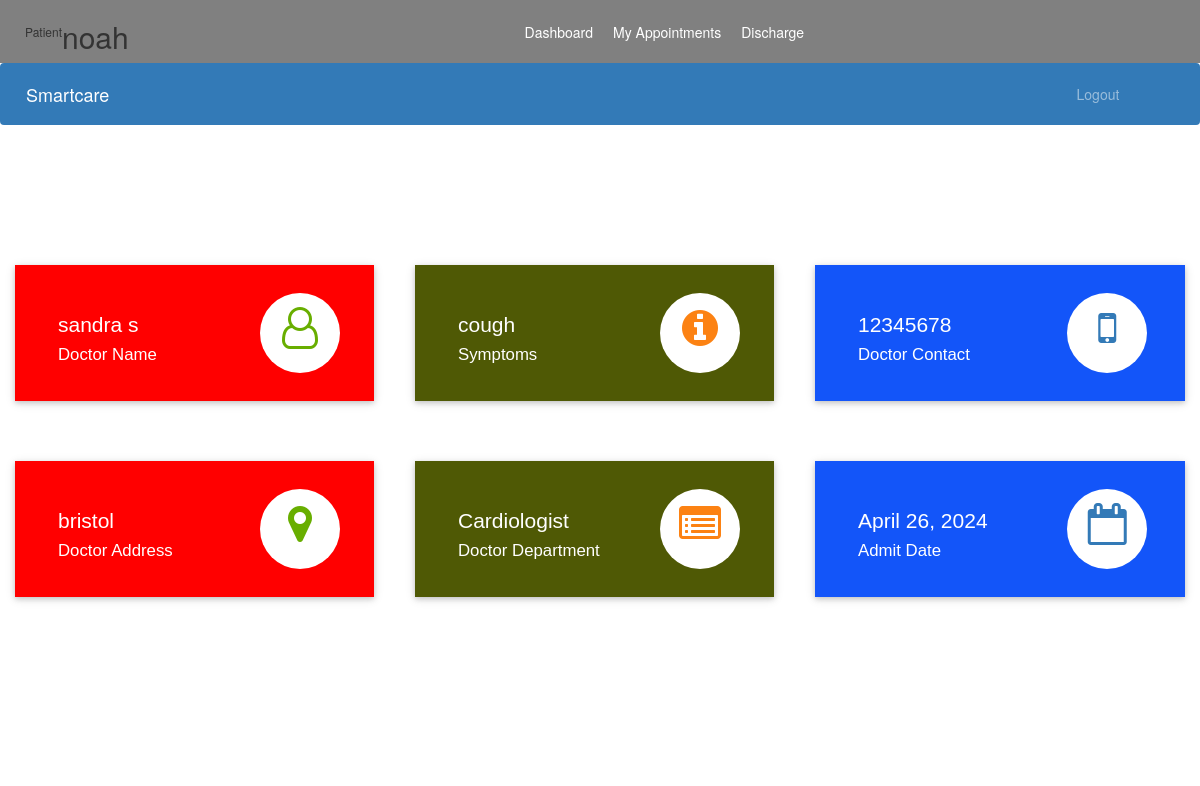
The page /patient-dashboard (signed in) on the database its author committed.
### accounts/models.py (models this page shows, shortened)
class Patient(models.Model):
    user=models.OneToOneField(User,on_delete=models.CASCADE)
    address = models.CharField(max_length=40)
    date_of_birth = models.DateField(null=True)
    mobile = models.CharField(max_length=20,null=False)
    symptoms = models.CharField(max_length=100,null=False)
    assignedDoctorId = models.PositiveIntegerField(null=True)
    assignedNurseId = models.PositiveIntegerField(null=True)
    admitDate=models.DateField(auto_now=True)
    status=models.BooleanField(default=False)

class Doctor(models.Model):
    user=models.OneToOneField(User,on_delete=models.CASCADE)
    address = models.CharField(max_length=40)
    mobile = models.CharField(max_length=20,null=True)
    department= models.CharField(max_length=50,choices=departments,default='Cardiologist')
    status=models.BooleanField(default=False)
    @property
    def get_name(self):
        return self.user.first_name+" "+self.user.last_name

### accounts/views.py (the view)
# urls.py: path('patient-dashboard', views.patient_dashboard_view, name='patient-dashboard'),
@login_required(login_url='patientlogin')
@user_passes_test(is_patient)
def patient_dashboard_view(request):
    patient=models.Patient.objects.get(user_id=request.user.id)
    doctor=models.Doctor.objects.get(user_id=patient.assignedDoctorId)
    mydict={
    'patient':patient,
    'doctorName':doctor.get_name,
    'doctorMobile':doctor.mobile,
    'doctorAddress':doctor.address,
    'symptoms':patient.symptoms,
    'doctorDepartment':doctor.department,
    'admitDate':patient.admitDate,
    }
    return render(request,'smartcare/patient_dashboard.html',context=mydict)

### accounts/views.py (called while the page is built)
def is_patient(user):
    return user.groups.filter(name='PATIENT').exists()

### templates/smartcare/patient_dashboard.html (shortened to what this page needs)
{% extends 'smartcare/patient_base.html' %}
{% load static %}
{% block content %}
<br><br><br><br>
<head>
    <link rel="stylesheet" href="https://maxcdn.bootstrapcdn.com/bootstrap/3.4.1/css/bootstrap.min.css">
  <link rel="stylesheet" href="https://cdnjs.cloudflare.com/ajax/libs/font-awesome/4.7.0/css/font-awesome.min.css">
</head>
<body>
    <div class="market-updates">
      <div class="col-md-4 market-update-gd">
        <div class="market-update-block clr-block-1">
          <div class="col-md-8 market-update-left">
            <h3>{{doctorName}}</h3>
            <h4>Doctor Name</h4>
          </div>
          <div class="col-md-4 market-update-right">
            <i class="fa fa-user-o"> </i>
          </div>
          <div class="clearfix"> </div>
        </div>
      </div>
      <div class="col-md-4 market-update-gd">
        <div class="market-update-block clr-block-2">
          <div class="col-md-8 market-update-left">
            <h3>{{symptoms}}</h3>
            <h4>Symptoms</h4>
          </div>
          <div class="col-md-4 market-update-right">
            <i class="fa fa-info-circle"></i>
          </div>
          <div class="clearfix"> </div>
        </div>
      </div>
      <div class="col-md-4 market-update-gd">
        <div class="market-update-block clr-block-3">
          <div class="col-md-8 market-update-left">
            <h3>{{doctorMobile}}</h3>
            <h4>Doctor Contact</h4>
          </div>
          <div class="col-md-4 market-update-right">
            <i class="fa fa-mobile" aria-hidden="true"></i>
          </div>
          <div class="clearfix"> </div>
        </div>
      </div>
    </div>
    <br><br><br>
    <div class="market-updates">
      <div class="col-md-4 market-update-gd">
        <div class="market-update-block clr-block-1">
          <div class="col-md-8 market-update-left">
            <h3>{{doctorAddress}}</h3>
            <h4>Doctor Address</h4>
          </div>
          <div class="col-md-4 market-update-right">
            <i class="fa fa-map-marker"> </i>
          </div>
          <div class="clearfix"> </div>
        </div>
      </div>
      <div class="col-md-4 market-update-gd">
        <div class="market-update-block clr-block-2">
          <div class="col-md-8 market-update-left">
            <h3>{{doctorDepartment}}</h3>
            <h4>Doctor Department</h4>
          </div>
          <div class="col-md-4 market-update-right">
            <i class="fa fa-list-alt"></i>
          </div>
          <div class="clearfix"> </div>
        </div>
      </div>
      <div class="col-md-4 market-update-gd">
        <div class="market-update-block clr-block-3">
          <div class="col-md-8 market-update-left">
            <h3>{{admitDate}}</h3>
            <h4>Admit Date</h4>
          </div>
          <div class="col-md-4 market-update-right">
            <i class="fa fa-calendar-o" aria-hidden="true"></i>
          </div>
          <div class="clearfix"> </div>
        </div>
      </div>
    </div>
  </body>
{% endblock content %}

### templates/smartcare/patient_base.html (shortened to what this page needs)
<!DOCTYPE html>
{% load static %}
<html lang="en">
<head>
  <link rel="stylesheet" href="https://stackpath.bootstrapcdn.com/bootstrap/4.3.1/css/bootstrap.min.css">
  <link rel="stylesheet" href="https://maxcdn.bootstrapcdn.com/font-awesome/4.7.0/css/font-awesome.min.css">
</head>
<body>
  <nav class="menu" tabindex="0">
    <header class="avatar">
      <br><br>
      <h6>Patient</h6>
      <h2>{{request.user.first_name}}</h2>
    </header>
    <ul>
      <li tabindex="0" class="icon-dashboard"> <a style="color:white; text-decoration:none;" href="/patient-dashboard"><span>Dashboard</span></a> </li>
      <li tabindex="0" class="icon-calendar"> <a style="color:white; text-decoration:none;" href="/patient-appointment"><span>My Appointments</span></a></li>
      <li tabindex="0" class="icon-users"> <a style="color:white; text-decoration:none;" href="/patient-discharge"><span>Discharge</span></a></li>
    </ul>
  </nav>
  <main>
    <div class="bs-example">
      <nav class="navbar navbar-expand-md  navbar-dark fixed-top" style="background:#337AB7;">
        <a href="/doctor-dashboard" class="navbar-brand">Smartcare</a>
        <div class="collapse navbar-collapse justify-content-between" id="navbarCollapse">
          <div class="navbar-nav" style=" margin-left: 90%;">
            <a href="/logout" class="nav-item nav-link">Logout</a>
          </div>
        </div>
      </nav>
    </div>
    <br><br>
    {% block content %}
    {% endblock content %}
    <br><br><br><br><br><br><br>
    <footer>
      <br>
      <div class="container">
        <div class="row">
          <div class="col-md-12 col-sm-12">
          </div>
        </div>
      </div>
    </footer>
  </main>
</body>
</html>

### templates/smartcare/patient_base.html (style rules this page uses)
a:link { text-decoration: none; }
a { color: white; }
main { position: relative; height: 100vh; }
.navbar { position: relative; }
.menu { top: 100%; left: 0; background: grey; outline: none; display: flex; flex-direction: row; }
.menu ul { list-style: none; padding: 0; margin: auto; display: flex; align-items: center; }
.menu ul li { padding: 10px; }
.menu ul li a { color: white; text-decoration: none; }
.avatar { margin: 0px 0px 0px 25px; display: flex; align-items: center; }

### templates/smartcare/patient_dashboard.html (style rules this page uses)
.market-update-block { padding: 2em 2em; background: #999; }
.market-update-block h3 { color: #fff; font-size: 1.5em; font-family: 'Carrois Gothic', sans-serif; }
.market-update-block h4 { font-size: 1.2em; color: #fff; margin: 0.3em 0em; font-family: 'Carrois Gothic', sans-serif; }
.market-update-block.clr-block-1 { background: #ff0000; margin-right: 0.8em; box-shadow: 0 2px 5px 0 rgba(0, 0, 0, 0.16), 0 2px 10px 0 rgba(0, 0, 0, 0.12); transition: 0.5s all; -webkit-transition: 0.5s all; -moz-transition: 0.5s all; -o-transition: 0.5s all; }
.market-update-block.clr-block-2 { background: #4f5905; margin-right: 0.8em; box-shadow: 0 2px 5px 0 rgba(0, 0, 0, 0.16), 0 2px 10px 0 rgba(0, 0, 0, 0.12); transition: 0.5s all; -webkit-transition: 0.5s all; -moz-transition: 0.5s all; -o-transition: 0.5s all; }
.market-update-block.clr-block-3 { background: #1355f9; box-shadow: 0 2px 5px 0 rgba(0, 0, 0, 0.16), 0 2px 10px 0 rgba(0, 0, 0, 0.12); transition: 0.5s all; -webkit-transition: 0.5s all; -moz-transition: 0.5s all; -o-transition: 0.5s all; }
.market-update-right i.fa.fa-user-o, i.fa.fa-map-marker { font-size: 3em; color: #68AE00; width: 80px; height: 80px; background: #fff; text-align: center; border-radius: 49px; -webkit-border-radius: 49px; -moz-border-radius: 49px; -o-border-radius: 49px; line-height: 1.7em; }
.market-update-right i.fa.fa-info-circle, i.fa.fa-list-alt { font-size: 3em; color: #FC8213; width: 80px; height: 80px; background: #fff; text-align: center; border-radius: 49px; -webkit-border-radius: 49px; -moz-border-radius: 49px; -o-border-radius: 49px; line-height: 1.7em; }
.market-update-right i.fa.fa-mobile, i.fa.fa-calendar-o { font-size: 3em; color: #337AB7; width: 80px; height: 80px; background: #fff; text-align: center; border-radius: 49px; -webkit-border-radius: 49px; -moz-border-radius: 49px; -o-border-radius: 49px; line-height: 1.7em; }
.market-update-left { padding: 0px; }

### rows shown on the page
Patient: symptoms "cough", admitDate "April 26, 2024"
Doctor: mobile "12345678", address "bristol", department "Cardiologist"

### other values the page prints
{{ request.user.first_name }} "noah"
{{ doctorName }} "sandra s"
